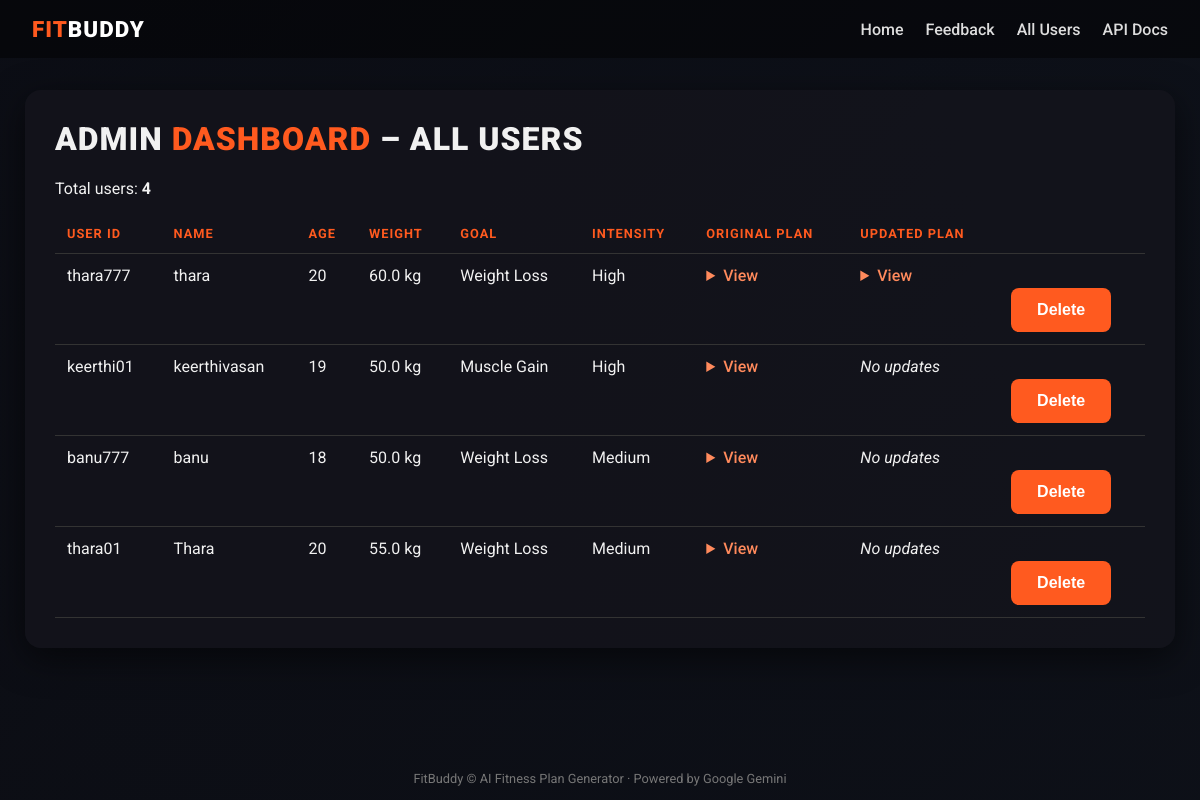
Screenshot of /view-all-users with the database file from the repository.
### app/database.py (models this page shows)
class Base(DeclarativeBase):
    pass

class User(Base):
    __tablename__ = "users"
    user_id: Mapped[str] = mapped_column(String(40), primary_key=True)
    username: Mapped[str] = mapped_column(String(60), nullable=False)
    age: Mapped[int] = mapped_column(Integer, nullable=False)
    weight: Mapped[float] = mapped_column(Float, nullable=False)
    goal: Mapped[str] = mapped_column(String(40), nullable=False)
    intensity: Mapped[str] = mapped_column(String(20), nullable=False)
    created_at: Mapped[datetime] = mapped_column(DateTime, default=datetime.utcnow)
    plan: Mapped[Optional["Plan"]] = relationship(
        back_populates="user", uselist=False, cascade="all, delete-orphan"
    )

### app/routes.py (the view)
@router.get("/view-all-users", response_class=HTMLResponse)
def view_all_users(request: Request, db=Depends(get_db)):
    users = get_all_users(db)
    return templates.TemplateResponse(request, "all_users.html", {"users": users})

### templates/all_users.html (shortened to what this page needs)
{% extends "base.html" %}
{% block content %}
<div class="card wide">
  <h1>Admin <span>Dashboard</span> &ndash; All Users</h1>
  <p>Total users: <strong>{{ users|length }}</strong></p>
  {% if users %}
  <div class="table-wrap">
    <table>
      <thead>
        <tr>
          <th>User ID</th><th>Name</th><th>Age</th><th>Weight</th><th>Goal</th><th>Intensity</th>
          <th>Original Plan</th><th>Updated Plan</th><th></th>
        </tr>
      </thead>
      <tbody>
        {% for user in users %}
        <tr>
          <td>{{ user.user_id }}</td>
          <td>{{ user.username }}</td>
          <td>{{ user.age }}</td>
          <td>{{ user.weight }} kg</td>
          <td>{{ user.goal|title }}</td>
          <td>{{ user.intensity|title }}</td>
          <td>
            {% if user.plan %}
            <details><summary>View</summary><pre>{{ user.plan.original_plan }}</pre></details>
            {% else %}&mdash;{% endif %}
          </td>
          <td>
            {% if user.plan and user.plan.updated_plan %}
            <details><summary>View</summary><pre>{{ user.plan.updated_plan }}</pre></details>
            {% else %}<em>No updates</em>{% endif %}
          </td>
          <td>
            <form action="/delete-user/{{ user.user_id }}" method="post"
                  onsubmit="return confirm('Delete this user and their plans?');">
              <button class="danger" type="submit">Delete</button>
            </form>
          </td>
        </tr>
        {% endfor %}
      </tbody>
    </table>
  </div>
  {% else %}
  <p>No users yet. <a href="/" style="color:#ff5a1f">Create the first plan</a>.</p>
  {% endif %}
</div>
{% endblock %}

### templates/base.html (shortened to what this page needs)
<!DOCTYPE html>
<html lang="en">
<head>
</head>
<body>
  <nav>
    <a class="brand" href="/">FIT<span style="color:#fff">BUDDY</span></a>
    <a href="/">Home</a>
    <a href="/feedback">Feedback</a>
    <a href="/view-all-users">All Users</a>
    <a href="/docs" target="_blank">API Docs</a>
  </nav>
  <main>{% block content %}{% endblock %}</main>
  <footer>FitBuddy &copy; AI Fitness Plan Generator &middot; Powered by Google Gemini</footer>
</body>
</html>

### templates/base.html (style rules this page uses)
* { box-sizing: border-box; }
body { margin: 0; min-height: 100vh; font-family: 'Roboto', Arial, sans-serif; color: #f1f1f1; background: linear-gradient(rgba(10,10,15,.82), rgba(10,10,15,.88)), url('/static/images/gym.jpg') center/cover fixed, linear-gradient(135deg, #141e30, #243b55); display: flex; flex-direction: column; }
nav { display: flex; gap: 22px; align-items: center; padding: 16px 32px; background: rgba(0,0,0,.45); flex-wrap: wrap; }
nav .brand { font-weight: 900; font-size: 1.4rem; color: #ff5a1f; text-decoration: none; letter-spacing: 1px; margin-right: auto; }
nav a { color: #ddd; text-decoration: none; font-weight: 500; }
main { flex: 1; display: flex; justify-content: center; align-items: flex-start; padding: 32px 16px; }
.card { width: 100%; max-width: 760px; background: rgba(20,20,28,.88); border-radius: 16px; padding: 30px; box-shadow: 0 10px 35px rgba(0,0,0,.55); }
.card.wide { max-width: 1150px; }
h1 { margin-top: 0; font-weight: 900; text-transform: uppercase; letter-spacing: 1px; }
h1 span, h2 span { color: #ff5a1f; }
button, .btn { display: inline-block; margin-top: 22px; padding: 13px 26px; border: 0; border-radius: 8px; cursor: pointer; background: #ff5a1f; color: #fff; font-weight: 700; font-size: 1rem; text-decoration: none; transition: .2s; }
table { width: 100%; border-collapse: collapse; }
th, td { padding: 12px; border-bottom: 1px solid #333; text-align: left; vertical-align: top; }
th { color: #ff5a1f; text-transform: uppercase; font-size: .8rem; letter-spacing: 1px; }
details summary { cursor: pointer; color: #ff8a5c; font-weight: 500; }
.table-wrap { overflow-x: auto; }
footer { text-align: center; padding: 14px; color: #777; font-size: .8rem; }

### rows the page displays
User: user_id "thara777", username "thara", age "20", weight "60.0", goal "Weight Loss", intensity "High"
User: user_id "keerthi01", username "keerthivasan", age "19", weight "50.0", goal "Muscle Gain", intensity "High", shows "No updates"
User: user_id "banu777", username "banu", age "18", weight "50.0", goal "Weight Loss", intensity "Medium", shows "No updates"
User: user_id "thara01", username "Thara", age "20", weight "55.0", goal "Weight Loss", intensity "Medium", shows "No updates"

### other values shown
{{ users|length }} "4"
